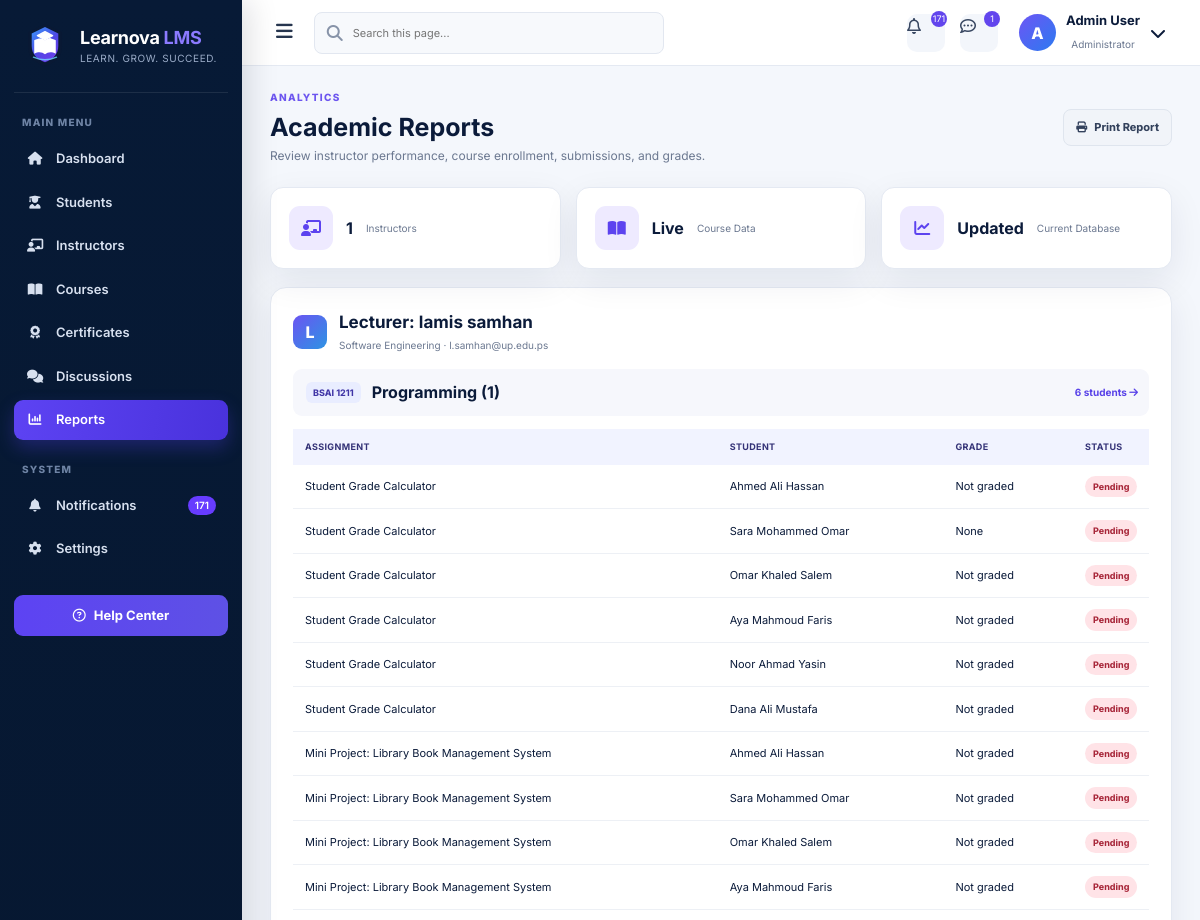
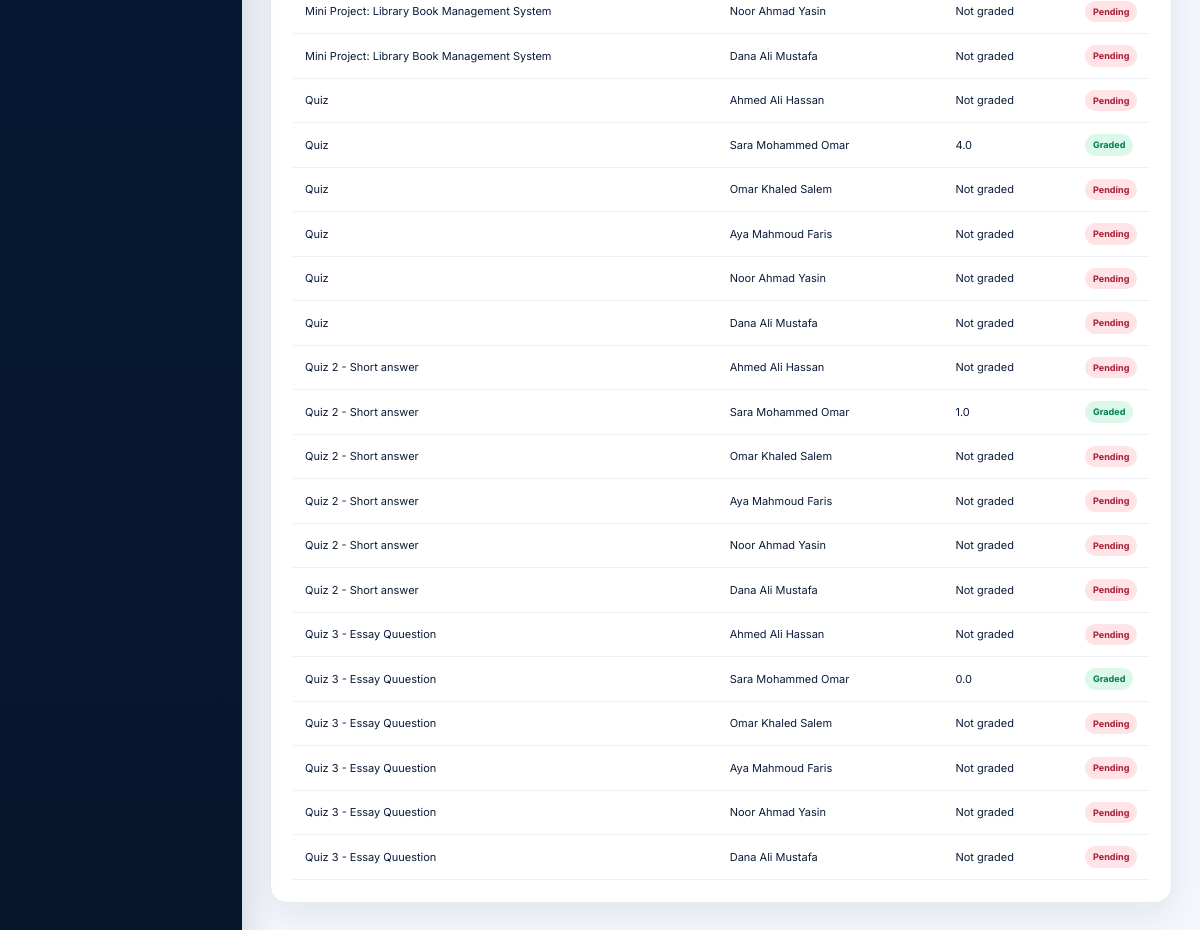
Screenshot of /admin/reports with the database file from the repository (2 pictures, top to bottom).
### app/models.py (models this page shows, shortened)
class User(UserMixin, db.Model):
    __tablename__ = 'user'
    id = db.Column(db.Integer, primary_key=True)
    username = db.Column(db.String(50), nullable=False, unique=True, index=True)
    email = db.Column(db.String(100), nullable=False, unique=True, index=True)
    password_hash = db.Column(db.String(255), nullable=False)  # Secure hash
    visible_password = db.Column(db.String(255), nullable=True)  # Demo-only admin display
    role = db.Column(db.String(10), nullable=False)  # 'student', 'teacher', 'admin'
    name_person = db.Column(db.String(100), nullable=True)
    university_id = db.Column(db.String(30), nullable=True, unique=True, index=True)
    employee_id = db.Column(db.String(30), nullable=True, unique=True, index=True)
    phone = db.Column(db.String(25), nullable=True)
    department = db.Column(db.String(100), nullable=True)
    level = db.Column(db.String(30), nullable=True)
    gender = db.Column(db.String(15), nullable=True)
    status = db.Column(db.String(20), nullable=False, default='Active')
    office_number = db.Column(db.String(30), nullable=True)
    academic_rank = db.Column(db.String(60), nullable=True)
    courses = db.relationship('Course', back_populates='teacher', lazy=True)
    enrollments = db.relationship('Enrollment', back_populates='student', lazy=True, cascade='all, delete-orphan')
    submissions = db.relationship('Submission', back_populates='student', lazy=True, cascade='all, delete-orphan')
    grades = db.relationship('Grade', back_populates='student', lazy=True, cascade='all, delete-orphan')

class Course(db.Model):
    __tablename__ = 'course'
    id = db.Column(db.Integer, primary_key=True)
    code = db.Column(db.String(50), nullable=False, unique=True, index=True)
    name = db.Column(db.String(100))
    description = db.Column(db.Text)
    teacher_id = db.Column(db.Integer, db.ForeignKey('user.id'), nullable=False)
    course_identifier = db.Column(
        db.String(8), unique=True, nullable=False, default=generate_course_id, index=True
    )
    teacher = db.relationship('User', back_populates='courses')
    enrollments = db.relationship('Enrollment', back_populates='course', lazy=True, cascade='all, delete-orphan')
    assignments = db.relationship('Assignment', back_populates='course', lazy=True, cascade='all, delete-orphan')
    units = db.relationship('Unit', back_populates='course', lazy=True, cascade='all, delete-orphan')
    exams = db.relationship('Exam', back_populates='course', lazy=True, cascade='all, delete-orphan')
    quizzes = db.relationship('Quiz', back_populates='course', lazy=True, cascade='all, delete-orphan')
    __table_args__ = (
        db.UniqueConstraint('code', name='uq_course_code'),
    )

class Assignment(db.Model):
    __tablename__ = 'assignment'
    id = db.Column(db.Integer, primary_key=True)
    title = db.Column(db.String(100), nullable=False)
    description = db.Column(db.Text)
    assignment_type = db.Column(db.String(50), nullable=False, default='homework')
    start_date = db.Column(db.DateTime, nullable=False, default=lambda: datetime.now(timezone.utc))
    due_date = db.Column(db.DateTime, nullable=False, default=lambda: datetime.now(timezone.utc))
    course_id = db.Column(db.Integer, db.ForeignKey('course.id'), nullable=False)
    course = db.relationship('Course', back_populates='assignments')
    submissions = db.relationship(
        'Submission', back_populates='assignment', lazy=True, cascade='all, delete-orphan'
    )
    quiz = db.relationship(
        'Quiz',
        back_populates='assignment',
        uselist=False,
        cascade='all, delete-orphan'
    )

class Submission(db.Model):
    __tablename__ = 'submission'
    id = db.Column(db.Integer, primary_key=True)
    assignment_id = db.Column(db.Integer, db.ForeignKey('assignment.id'), nullable=False)
    student_id = db.Column(db.Integer, db.ForeignKey('user.id'), nullable=False)
    submission_text = db.Column(db.Text)
    submission_file = db.Column(db.String(200))
    grade = db.Column(db.Float)
    feedback = db.Column(db.Text)
    submitted_at = db.Column(db.DateTime, default=lambda: datetime.now(timezone.utc))  # <-- ✅ أضف هذا السطر
    assignment = db.relationship('Assignment', back_populates='submissions')
    student = db.relationship('User', back_populates='submissions')

### app/routes/admin.py (the view)
@admin_bp.route('/reports')
def reports_teachers():
    report_data=[]
    for teacher in User.query.filter_by(role='teacher').all():
        courses_data=[]
        for course in teacher.courses:
            students_data=[]
            for enrollment in course.enrollments:
                student=enrollment.student; subs=[]
                for assignment in course.assignments:
                    submission=Submission.query.filter_by(student_id=student.id,assignment_id=assignment.id).first()
                    subs.append({'assignment_title':assignment.title,'grade':submission.grade if submission else 'Not graded'})
                students_data.append({'student':student,'submissions':subs})
            courses_data.append({'course':course,'student_count':len(course.enrollments),'assignments':course.assignments,'students_data':students_data})
        report_data.append({'teacher':teacher,'courses':courses_data})
    return render_template('admin/reports.html',report_data=report_data)

### app/routes/admin.py (called while the page is built)
@admin_bp.app_context_processor
def admin_header_counts():
    return {
        'admin_unread_count': Notification.query.filter_by(is_read=False).count(),
        'admin_message_count': DiscussionTopic.query.count(),
    }

### app/templates/admin/reports.html
{% extends 'admin/base.html' %}{% block title %}Reports | Learnova{% endblock %}{% block content %}<div class="page-title-row"><div><span class="eyebrow">ANALYTICS</span><h1>Academic Reports</h1><p>Review instructor performance, course enrollment, submissions, and grades.</p></div><button class="secondary-btn" onclick="window.print()"><i class="fa-solid fa-print"></i>Print Report</button></div><section class="report-summary"><article><i class="fa-solid fa-chalkboard-user"></i><strong>{{ report_data|length }}</strong><span>Instructors</span></article><article><i class="fa-solid fa-book-open"></i><strong>{{ report_data|sum(attribute='courses') if false else 'Live' }}</strong><span>Course Data</span></article><article><i class="fa-solid fa-chart-line"></i><strong>Updated</strong><span>Current Database</span></article></section>{% for t in report_data %}<section class="report-card"><div class="report-teacher"><span class="avatar">{{ (t.teacher.name_person or t.teacher.username)[0]|upper }}</span><div><h2>{{ t.teacher.name_person or t.teacher.username }}</h2><p>{{ t.teacher.department or 'Department not specified' }} · {{ t.teacher.email }}</p></div></div>{% for c in t.courses %}<div class="course-report-head"><div><span class="course-chip">{{ c.course.code }}</span><strong>{{ c.course.name }}</strong></div><a href="{{ url_for('admin.course_students',course_id=c.course.id) }}">{{ c.student_count }} students <i class="fa-solid fa-arrow-right"></i></a></div>{% if c.assignments %}<div class="table-wrap"><table><thead><tr><th>Assignment</th><th>Student</th><th>Grade</th><th>Status</th></tr></thead><tbody>{% for assignment in c.assignments %}{% for sg in c.students_data %}{% set ns=namespace(value='Not graded') %}{% for sub in sg.submissions %}{% if sub.assignment_title==assignment.title %}{% set ns.value=sub.grade %}{% endif %}{% endfor %}<tr><td>{{ assignment.title }}</td><td>{{ sg.student.name_person or sg.student.username }}</td><td>{{ ns.value }}</td><td><span class="status-pill {{ 'active' if ns.value not in ['Not graded',None] else 'inactive' }}">{{ 'Graded' if ns.value not in ['Not graded',None] else 'Pending' }}</span></td></tr>{% endfor %}{% endfor %}</tbody></table></div>{% else %}<div class="empty-state compact">No assignments in this course.</div>{% endif %}{% else %}<div class="empty-state compact">No courses assigned.</div>{% endfor %}</section>{% else %}<div class="empty-state">No report data found.</div>{% endfor %}{% endblock %}

### app/static/professional.css (style rules this page uses)
:root { --navy:#071a36;--navy2:#0d2447;--primary:#5b46f5;--primary2:#2869ee;--cyan:#26b7e8;--green:#10b981;--amber:#f5aa13;--danger:#e73550;--bg:#f4f7fc;--card:#fff;--text:#0b1b3a;--muted:#6b7890;--line:#e4e9f2;--shadow:0 12px 35px rgba(8,27,58,.08);--radius:16px }
* { box-sizing:border-box }
html { scroll-behavior:smooth }
body { margin:0;font-family:Inter,"Segoe UI",sans-serif;background:var(--bg);color:var(--text);line-height:1.5 }
a { text-decoration:none;color:inherit }
button,input,select,textarea { font:inherit }
button { cursor:pointer }
.page-title-row { display:flex;align-items:center;justify-content:space-between;margin-bottom:22px;gap:18px }
.page-title-row h1 { font-size:25px;line-height:1.2;margin:0 0 5px }
.page-title-row p { margin:0;color:var(--muted);font-size:12px }
.btn,.primary-btn,.secondary-btn,.danger-btn,.action-btn,button[type=submit],a.button { display:inline-flex;align-items:center;justify-content:center;gap:7px;border:0;border-radius:8px;padding:9px 12px;font-size:11px;font-weight:750;transition:.18s }
.secondary-btn { background:#f1f4f9;color:#33415c;border:1px solid #dfe5ee }
.table-wrap { overflow:auto }
table { width:100%;border-collapse:separate;border-spacing:0;min-width:900px;background:#fff }
th { padding:11px 12px;background:#f1f3ff;color:#343277;text-transform:uppercase;font-size:9px;letter-spacing:.04em;text-align:left }
td { padding:11px 12px;border-bottom:1px solid #edf0f5;font-size:11px;vertical-align:middle }
.avatar { width:34px;height:34px;border-radius:9px;background:linear-gradient(135deg,#6b54f2,#2d94e3);display:grid;place-items:center;color:#fff;font-weight:800 }
.status-pill,.badge { display:inline-flex;padding:4px 8px;border-radius:99px;font-size:9px;font-weight:750 }
.status-pill.active,.badge-success { background:#dcf8eb;color:#078055 }
.status-pill.inactive,.badge-danger { background:#ffe3e7;color:#a8273a }
.eyebrow { display:block;color:#6c55ef;font-size:10px;font-weight:800;letter-spacing:.13em;margin-bottom:7px }
.course-chip { display:inline-flex;background:#e9edff;color:#4035a6;padding:4px 7px;border-radius:6px;font-size:9px;font-weight:750;margin:2px }
.report-summary { display:grid;grid-template-columns:repeat(3,1fr);gap:15px;margin-bottom:18px }
.report-summary article { background:#fff;border:1px solid var(--line);border-radius:13px;box-shadow:var(--shadow);padding:18px;display:flex;align-items:center;gap:13px }
.report-summary i { width:44px;height:44px;display:grid;place-items:center;border-radius:11px;background:#eeeaff;color:#5c43ef }
.report-summary strong,.report-summary span { display:block }
.report-summary span { font-size:10px;color:var(--muted) }
.report-card { background:#fff;border:1px solid var(--line);border-radius:14px;box-shadow:var(--shadow);padding:18px;margin-bottom:16px }
.report-teacher { display:flex;gap:12px;align-items:center;margin-bottom:14px }
.report-teacher h2 { margin:0;font-size:17px }
.report-teacher p { margin:2px 0;color:var(--muted);font-size:10px }
.course-report-head { display:flex;justify-content:space-between;align-items:center;background:#f6f7fc;border-radius:9px;padding:11px;margin:13px 0 }
.course-report-head>div { display:flex;align-items:center;gap:9px }
.course-report-head a { color:#5841e8;font-size:10px;font-weight:700 }
.report-card { background:#fff;border:1px solid var(--line);border-radius:16px;padding:22px;box-shadow:var(--shadow) }

### rows the page displays
User: name_person "L", teacher "Lecturer: lamis samhan", teacher "Software Engineering", teacher.email "l.samhan@up.edu.ps"
Course: course.code "BSAI 1211", course.name "Programming (1)"
Assignment: title "Student Grade Calculator" "Student Grade Calculator" "Student Grade Calculator" "Student Grade Calculator" "Student Grade Calculator" "Student Grade Calculator", value "Not graded" "None" "Not graded" "Not graded" "Not graded" "Not graded", value "Pending" "Pending" "Pending" "Pending" "Pending" "Pending"
User: student "Ahmed Ali Hassan" "Ahmed Ali Hassan" "Ahmed Ali Hassan" "Ahmed Ali Hassan" "Ahmed Ali Hassan"
User: student "Sara Mohammed Omar" "Sara Mohammed Omar" "Sara Mohammed Omar" "Sara Mohammed Omar" "Sara Mohammed Omar"
User: student "Omar Khaled Salem" "Omar Khaled Salem" "Omar Khaled Salem" "Omar Khaled Salem" "Omar Khaled Salem"
User: student "Aya Mahmoud Faris" "Aya Mahmoud Faris" "Aya Mahmoud Faris" "Aya Mahmoud Faris" "Aya Mahmoud Faris"
User: student "Noor Ahmad Yasin" "Noor Ahmad Yasin" "Noor Ahmad Yasin" "Noor Ahmad Yasin" "Noor Ahmad Yasin"
User: student "Dana Ali Mustafa" "Dana Ali Mustafa" "Dana Ali Mustafa" "Dana Ali Mustafa" "Dana Ali Mustafa"
Assignment: title "Mini Project: Library Book Management System" "Mini Project: Library Book Management System" "Mini Project: Library Book Management System" "Mini Project: Library Book Management System" "Mini Project: Library Book Management System" "Mini Project: Library Book Management System", value "Not graded" "Not graded" "Not graded" "Not graded" "Not graded" "Not graded", value "Pending" "Pending" "Pending" "Pending" "Pending" "Pending"
Assignment: title "Quiz" "Quiz" "Quiz" "Quiz" "Quiz" "Quiz", value "Not graded" "Not graded" "Not graded" "Not graded" "Not graded", value "Pending" "Pending" "Pending" "Pending" "Pending"
Submission: value "4.0", grade "Graded"
Assignment: title "Quiz 2 - Short answer" "Quiz 2 - Short answer" "Quiz 2 - Short answer" "Quiz 2 - Short answer" "Quiz 2 - Short answer" "Quiz 2 - Short answer", value "Not graded" "Not graded" "Not graded" "Not graded" "Not graded", value "Pending" "Pending" "Pending" "Pending" "Pending"
Submission: value "1.0", grade "Graded"
Assignment: title "Quiz 3 - Essay Quuestion" "Quiz 3 - Essay Quuestion" "Quiz 3 - Essay Quuestion" "Quiz 3 - Essay Quuestion" "Quiz 3 - Essay Quuestion" "Quiz 3 - Essay Quuestion", value "Not graded" "Not graded" "Not graded" "Not graded" "Not graded", value "Pending" "Pending" "Pending" "Pending" "Pending"
Submission: value "0.0", grade "Graded"

### other values shown
{{ admin_unread_count|default(0) }} "171"
{{ admin_message_count|default(0) }} "1"
{{ report_data|length }} "1"
{{ report_data|sum(attribute='courses') if false else 'Live' }} "Live"
{{ c.student_count }} "6"
